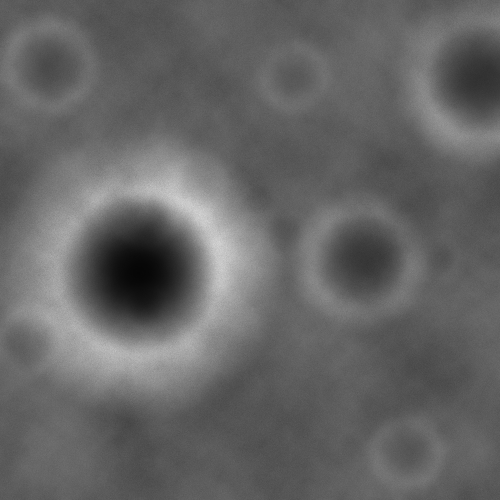
#> input picture examples/test-results/2014年赛题/2014A/支撑材料/data/附件4 距月面100m处的数字高程图.tif, 1000 x 1000 px, given in place of 附件3 距2400m处的数字高程图.tif, which was not available (shown at 1/2 size)
$ python quest1_orbit.py
#> lines starting #> are read from the running program, lines starting #| are printed output that depends on the picture; pictures that were not available may be replaced by others from this repository, and a replacement may not be noted
# 本脚本复用完整建模入口；运行将生成全部问题结果。
import json
import math
import os
import shutil
from pathlib import Path
from datetime import datetime

import numpy as np
import pandas as pd
import matplotlib
matplotlib.use('Agg')
import matplotlib.pyplot as plt
from matplotlib import font_manager
from scipy import optimize, ndimage
from PIL import Image

ROOT = Path(r'<LOCAL_MATH_MODELING_TEST_ROOT>/2014年赛题/2014A')
SUP = ROOT / '支撑材料'
DATA = SUP / 'data'
RESULTS = SUP / 'results'
TABLES = SUP / 'tables'
FIGS = SUP / 'results' / 'figures'
for p in [RESULTS, TABLES, FIGS]:
    p.mkdir(parents=True, exist_ok=True)

np.random.seed(42)

# 中文字体：显式加载，避免图片乱码
for fp in [r'C:/Windows/Fonts/msyh.ttc', r'C:/Windows/Fonts/simhei.ttf', r'C:/Windows/Fonts/simsun.ttc']:
    if Path(fp).exists():
        font_manager.fontManager.addfont(fp)
        plt.rcParams['font.sans-serif'] = [font_manager.FontProperties(fname=fp).get_name(), 'DejaVu Sans']
        break
plt.rcParams['axes.unicode_minus'] = False

# ----------------------------- 常数与坐标工具 -----------------------------
G = 6.67430e-11
M_MOON = 7.3477e22
MU = G * M_MOON
R_MOON = 1737.013e3
ISP = 2940.0  # m/s, 题给比冲按有效喷速使用
M0 = 2400.0
T_MIN, T_MAX = 1500.0, 7500.0
G_MOON = MU / R_MOON**2
LAND_LON = -19.51 * math.pi / 180
LAND_LAT = 44.12 * math.pi / 180
LAND_ELEV = -2641.0


def lla_to_xyz(lat, lon, radius):
    return np.array([
        radius * math.cos(lat) * math.cos(lon),
        radius * math.cos(lat) * math.sin(lon),
        radius * math.sin(lat),
    ])


def local_basis(lat, lon):
    rhat = lla_to_xyz(lat, lon, 1.0)
    east = np.array([-math.sin(lon), math.cos(lon), 0.0])
    east = east / np.linalg.norm(east)
    north = np.cross(rhat, east)
    north = north / np.linalg.norm(north)
    return rhat, east, north


def orbit_solution():
    r_surface = R_MOON + LAND_ELEV
    rp = r_surface + 15e3
    ra = r_surface + 100e3
    a = 0.5 * (rp + ra)
    e = (ra - rp) / (ra + rp)
    vp = math.sqrt(MU * (2 / rp - 1 / a))
    va = math.sqrt(MU * (2 / ra - 1 / a))
    T = 2 * math.pi * math.sqrt(a**3 / MU)
    rhat, east, north = local_basis(LAND_LAT, LAND_LON)
    pos_p = rp * rhat
    vel_p = vp * east
    pos_a = -ra * rhat
    vel_a = -va * east
    return dict(r_surface=r_surface, rp=rp, ra=ra, a=a, e=e, vp=vp, va=va, period=T,
                pos_perilune=pos_p, vel_perilune=vel_p, pos_apolune=pos_a, vel_apolune=vel_a)


def read_dem(path, scale):
#> called with scale = 1
    img = Image.open(path)
#> img is the input picture: PIL image 1000x1000 L; min 4, max 224, mean 101.2
    arr = np.array(img)
    # 若是RGB，取第一通道；本题DEM为灰度/整数高度。
    if arr.ndim == 3:
        arr = arr[:, :, 0]
    arr = arr.astype(float) * scale
    return arr


def safe_score_dem(dem, res, window_m, slope_weight=3.0, rough_weight=1.5, crater_weight=1.0):
    """输出安全评分：低坡度、低起伏、远离深坑、海拔较高更安全。"""
#> called with res = 1, window_m = 80, slope_weight = 3, rough_weight = 1.5, crater_weight = 1
    w = max(3, int(round(window_m / res)))
    if w % 2 == 0:
        w += 1
    gy, gx = np.gradient(dem, res, res)
    slope_deg = np.degrees(np.arctan(np.hypot(gx, gy)))
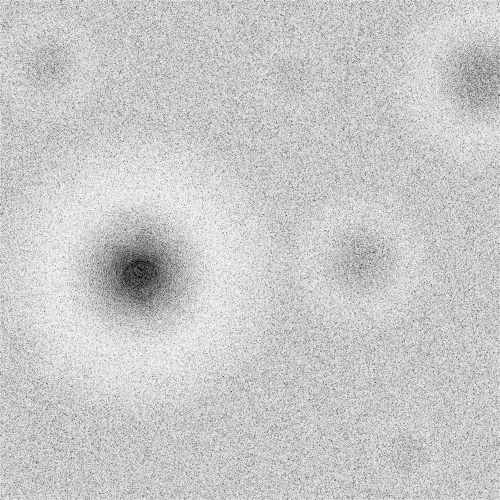
#> slope_deg: shape (1000, 1000) float64 (shown at 1/2 size); min 0, max 87.5, mean 69; drawn with min black and max white
    mean = ndimage.uniform_filter(dem, size=w, mode='nearest')
    mean2 = ndimage.uniform_filter(dem * dem, size=w, mode='nearest')
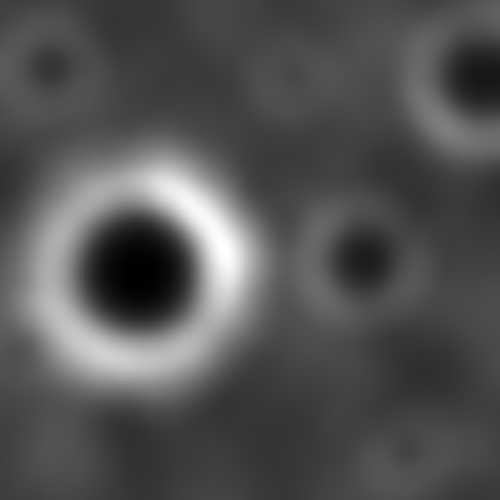
#> mean2: shape (1000, 1000) float64 (shown at 1/2 size); min 148.7, max 33170.3, mean 10919.8; drawn with min black and max white
    rough = np.sqrt(np.maximum(mean2 - mean * mean, 0))
    local_min = ndimage.minimum_filter(dem, size=w, mode='nearest')
    crater_depth = mean - local_min
    def zscore(x):
        return (x - np.nanmean(x)) / (np.nanstd(x) + 1e-9)
    score = -slope_weight * zscore(slope_deg) - rough_weight * zscore(rough) - crater_weight * zscore(crater_depth) + 0.25 * zscore(dem)
#> in zscore (call 3), `return (x - np.nanmean(x)) / (np.nanstd(x) + 1e-9)`:
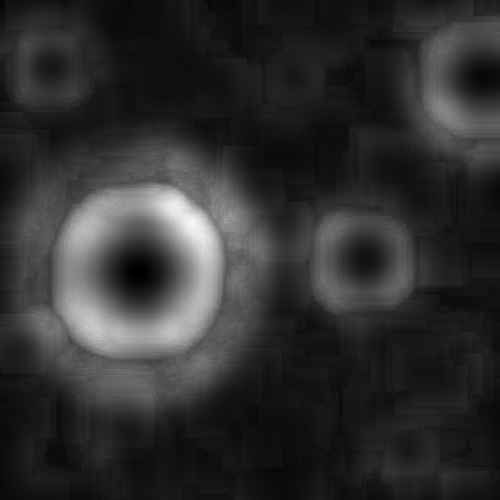
#> returned value: shape (1000, 1000) float64 (shown at 1/2 size); min -1.18, max 5.09, mean -7.9e-18; drawn with min black and max white
    margin = w // 2 + 5
    score[:margin, :] = -1e9; score[-margin:, :] = -1e9; score[:, :margin] = -1e9; score[:, -margin:] = -1e9
    iy, ix = np.unravel_index(np.argmax(score), score.shape)
#> iy = 906; ix = 101
    return score, slope_deg, rough, crater_depth, (iy, ix), w


def analyze_dems():
    dem2400 = read_dem(DATA / '附件3 距2400m处的数字高程图.tif', 1.0)
    dem100 = read_dem(DATA / '附件4 距月面100m处的数字高程图.tif', 0.1)
    score1, slope1, rough1, crater1, idx1, w1 = safe_score_dem(dem2400, 1.0, 80.0)
#> idx1 = (906, 101); w1 = 81
    score2, slope2, rough2, crater2, idx2, w2 = safe_score_dem(dem100, 0.1, 8.0)
#> call 2 of safe_score_dem, with res = 0.1, window_m = 8, slope_weight = 3, rough_weight = 1.5, crater_weight = 1
#> in safe_score_dem (call 2), `local_min = ndimage.minimum_filter(dem, size=w, mode='nearest')`:
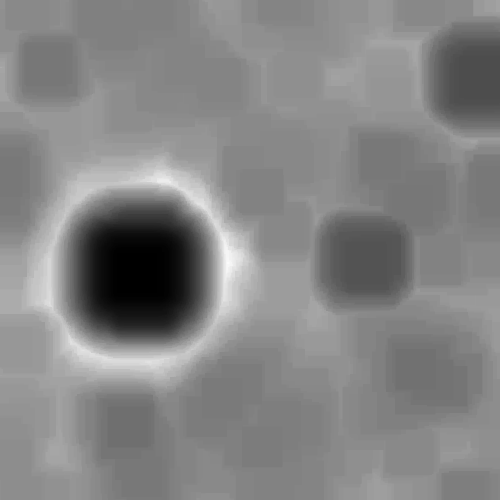
#> local_min: shape (1000, 1000) float64 (shown at 1/2 size); min 0.4, max 13.9, mean 7.43; drawn with min black and max white
#> in safe_score_dem (call 2), `score[:, -margin:] = -1000000000.0`:
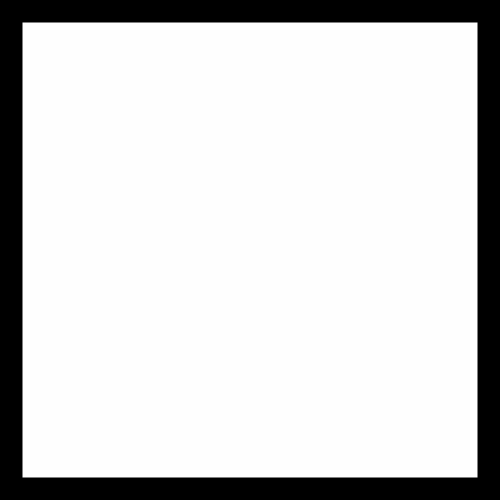
#> score: shape (1000, 1000) float64 (shown at 1/2 size); min -1e+09, max 17.23, mean -171900000.2; drawn with min black and max white
#> idx2 = (906, 101); w2 = 81
    h1, w_img1 = dem2400.shape
#> h1 = 1000; w_img1 = 1000
    h2, w_img2 = dem100.shape
#> h2 = 1000; w_img2 = 1000
    # 坐标：图像中心为当前垂直投影，x向右，y向上；单位m
    x1 = idx1[1] - (w_img1 - 1) / 2
#> x1 = -398.5
    y1 = (h1 - 1) / 2 - idx1[0]
#> y1 = -406.5
    x2 = (idx2[1] - (w_img2 - 1) / 2) * 0.1
#> x2 = -39.85
    y2 = ((h2 - 1) / 2 - idx2[0]) * 0.1
#> y2 = -40.65
    # 精避障图假定以粗选区域中心为拍摄中心，因此总偏移为粗偏移+精偏移
    total_x = x1 + x2
#> total_x = -438.4
    total_y = y1 + y2
#> total_y = -447.1

    # 保存关键图
    def save_map(dem, score, idx, res, name, subtitle):
#> called with idx = (906, 101), res = 1, name = '问题2_粗避障安全区评分.png', subtitle = '2400m'
        fig, axes = plt.subplots(1, 2, figsize=(12, 5))
        im0 = axes[0].imshow(dem, cmap='terrain')
        axes[0].scatter([idx[1]], [idx[0]], c='red', s=30, label='推荐点')
        axes[0].set_title(subtitle + ' DEM')
        axes[0].legend(); plt.colorbar(im0, ax=axes[0], fraction=0.046)
        im1 = axes[1].imshow(score, cmap='viridis')
        axes[1].scatter([idx[1]], [idx[0]], c='red', s=30)
        axes[1].set_title('安全评分分布')
        plt.colorbar(im1, ax=axes[1], fraction=0.046)
        for ax in axes:
            ax.set_xlabel('像素列'); ax.set_ylabel('像素行')
        plt.tight_layout()
        out = FIGS / name
        plt.savefig(out, dpi=300, bbox_inches='tight')
        plt.close()
        return str(out)
    fig1 = save_map(dem2400, score1, idx1, 1.0, '问题2_粗避障安全区评分.png', '2400m')
    fig2 = save_map(dem100, score2, idx2, 0.1, '问题2_精避障安全区评分.png', '100m')
#> call 2 of save_map, with idx = (906, 101), res = 0.1, name = '问题2_精避障安全区评分.png', subtitle = '100m'
#> in save_map (call 2), `plt.savefig(out, dpi=300, bbox_inches='tight')`:
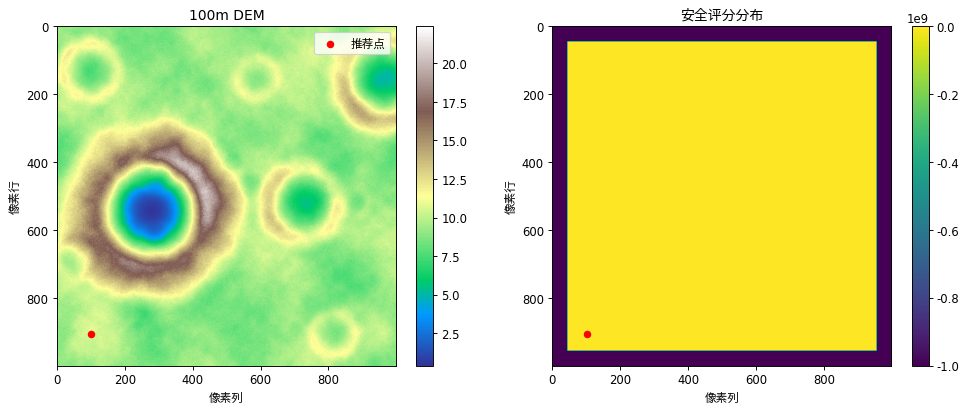
#> figure drawn by matplotlib, 4 panels

    # slope hist
    fig, ax = plt.subplots(figsize=(8,5))
    ax.hist(slope1.ravel(), bins=60, alpha=0.7, label='2400m DEM坡度')
    ax.axvline(slope1[idx1], color='r', label=f'粗选点 {slope1[idx1]:.2f}°')
    ax.set_xlabel('坡度/度'); ax.set_ylabel('像元数'); ax.set_title('粗避障区域坡度分布与推荐点')
    ax.legend(); plt.tight_layout(); plt.savefig(FIGS/'问题2_粗避障坡度分布.png', dpi=300, bbox_inches='tight'); plt.close()
#> after `ax.legend()`:
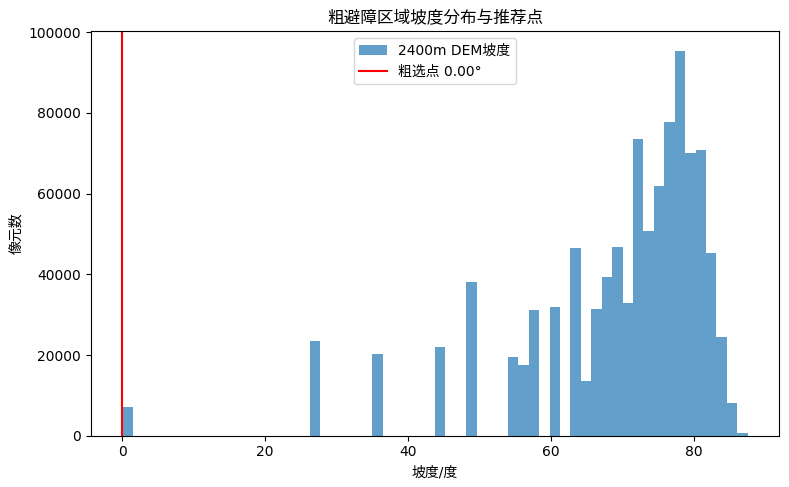
#> figure drawn by matplotlib, 1 panel; tallest bar 95428 high, from x = 77.3 to 78.75

    stats = {
        'dem2400_shape': list(dem2400.shape), 'dem100_shape': list(dem100.shape),
        'coarse_pixel_row': int(idx1[0]), 'coarse_pixel_col': int(idx1[1]),
        'coarse_offset_x_m': float(x1), 'coarse_offset_y_m': float(y1),
        'coarse_elevation_m': float(dem2400[idx1]), 'coarse_slope_deg': float(slope1[idx1]),
        'coarse_roughness_m': float(rough1[idx1]), 'coarse_crater_depth_m': float(crater1[idx1]),
        'fine_pixel_row': int(idx2[0]), 'fine_pixel_col': int(idx2[1]),
        'fine_offset_x_m': float(x2), 'fine_offset_y_m': float(y2),
        'fine_elevation_m': float(dem100[idx2]), 'fine_slope_deg': float(slope2[idx2]),
        'fine_roughness_m': float(rough2[idx2]), 'fine_crater_depth_m': float(crater2[idx2]),
        'total_offset_x_m': float(total_x), 'total_offset_y_m': float(total_y),
        'landing_horizontal_offset_m': float(math.hypot(total_x, total_y)),
        'figures': [fig1, fig2, str(FIGS/'问题2_粗避障坡度分布.png')]
    }
#> (the run stopped early here; a loop or call above may not have finished)
